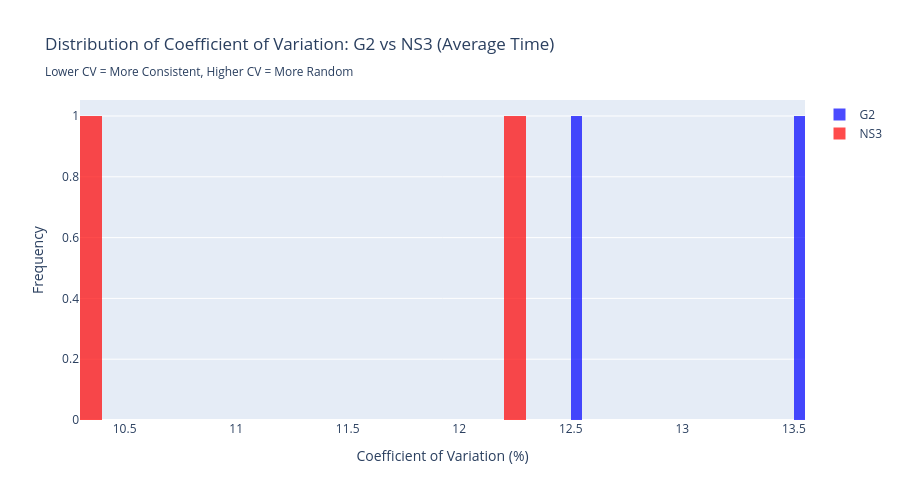
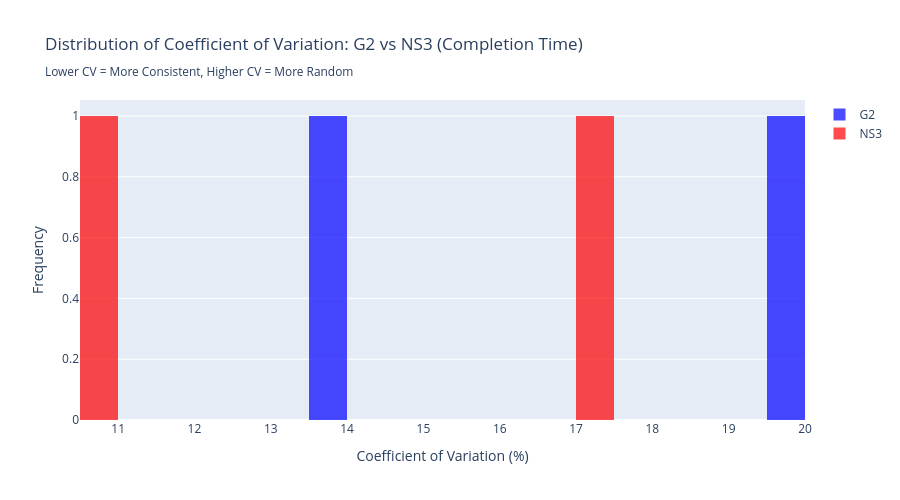
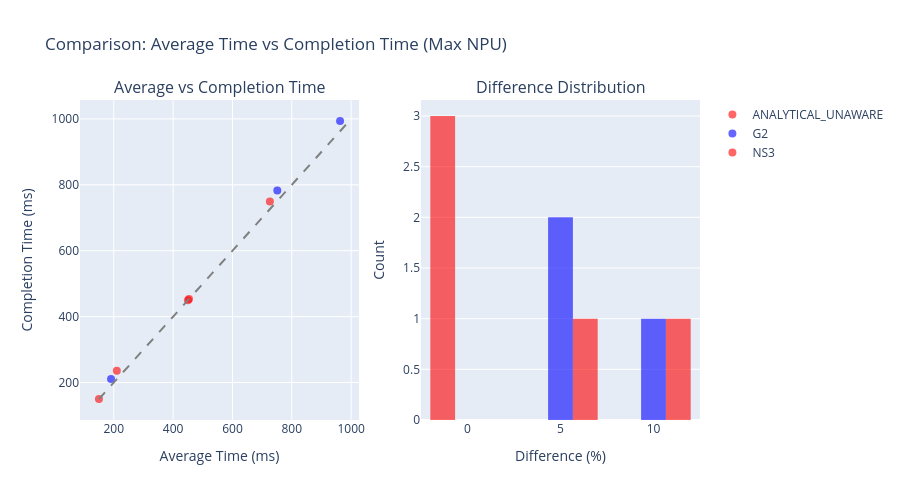

The notebook cell these images were saved under, in order:
### Code cell
# --- Statistical Summary of Randomness Effects ---

print(f"\n{'='*80}")
print("DETAILED STATISTICAL ANALYSIS: Average vs Completion Time")
print(f"{'='*80}\n")

# Analyze both metrics
for metric_col, metric_name in [('avg_time', 'Average Time'), ('max_time', 'Completion Time')]:
    print(f"\n{'='*40}")
    print(f"METRIC: {metric_name}")
    print(f"{'='*40}\n")
    
    # Create comparison table
    comparison_data = []
    for group_keys, group_df in comp_df.groupby(['workload', 'group_id', 'topology']):
        wl, gid, topo = group_keys
        
        g2_runs = group_df[group_df['sim_type'] == 'G2']
        ns3_runs = group_df[group_df['sim_type'] == 'NS3']
        
        if g2_runs.empty or ns3_runs.empty:
            continue
        
        g2_times = g2_runs[metric_col]
        ns3_times = ns3_runs[metric_col]
        
        comparison_data.append({
            'Workload': wl,
            'Group': gid,
            'Topology': topo,
            'G2 Mean (ms)': g2_times.mean() / 1_000_000,
            'G2 Std (ms)': g2_times.std() / 1_000_000,
            'G2 CV (%)': (g2_times.std() / g2_times.mean() * 100) if g2_times.mean() > 0 else 0,
            'G2 Runs': len(g2_runs),
            'NS3 Mean (ms)': ns3_times.mean() / 1_000_000,
            'NS3 Std (ms)': ns3_times.std() / 1_000_000,
            'NS3 CV (%)': (ns3_times.std() / ns3_times.mean() * 100) if ns3_times.mean() > 0 else 0,
            'NS3 Runs': len(ns3_runs),
            'Mean Divergence (%)': ((ns3_times.mean() - g2_times.mean()) / g2_times.mean() * 100),
            'Best NS3 vs G2 Mean (%)': ((ns3_times.min() - g2_times.mean()) / g2_times.mean() * 100),
            'Worst NS3 vs G2 Mean (%)': ((ns3_times.max() - g2_times.mean()) / g2_times.mean() * 100),
        })

    comparison_summary_df = pd.DataFrame(comparison_data)

    # Display summary statistics
    print(f"--- Summary Statistics for {metric_name} ---\n")
    print(f"G2 Variability:")
    print(f"  Average CV: {comparison_summary_df['G2 CV (%)'].mean():.3f}%")
    print(f"  Std Dev of CV: {comparison_summary_df['G2 CV (%)'].std():.3f}%")
    print(f"  Max CV: {comparison_summary_df['G2 CV (%)'].max():.3f}%")
    print()
    print(f"NS3 Variability:")
    print(f"  Average CV: {comparison_summary_df['NS3 CV (%)'].mean():.3f}%")
    print(f"  Std Dev of CV: {comparison_summary_df['NS3 CV (%)'].std():.3f}%")
    print(f"  Max CV: {comparison_summary_df['NS3 CV (%)'].max():.3f}%")
    print()
    print(f"Divergence Analysis:")
    print(f"  Mean Divergence: {comparison_summary_df['Mean Divergence (%)'].mean():.2f}%")
    print(f"  Best Case (Best NS3 vs G2): {comparison_summary_df['Best NS3 vs G2 Mean (%)'].mean():.2f}%")
    print(f"  Worst Case (Worst NS3 vs G2): {comparison_summary_df['Worst NS3 vs G2 Mean (%)'].mean():.2f}%")
    print()

    # Display sorted table
    print(f"\n--- Top 10 Configurations by NS3 Variability (CV) for {metric_name} ---")
    display(comparison_summary_df.sort_values('NS3 CV (%)', ascending=False).head(10))

    # Create comparison visualization
    fig = go.Figure()

    fig.add_trace(go.Histogram(
        x=comparison_summary_df['G2 CV (%)'],
        name='G2',
        opacity=0.7,
        marker_color='blue',
        nbinsx=20
    ))

    fig.add_trace(go.Histogram(
        x=comparison_summary_df['NS3 CV (%)'],
        name='NS3',
        opacity=0.7,
        marker_color='red',
        nbinsx=20
    ))

    fig.update_layout(
        title=f'Distribution of Coefficient of Variation: G2 vs NS3 ({metric_name})<br><sub>Lower CV = More Consistent, Higher CV = More Random</sub>',
        xaxis_title='Coefficient of Variation (%)',
        yaxis_title='Frequency',
        barmode='overlay',
        height=500
    )

    fig.show()

# --- Comparison between Average and Max metrics ---
print(f"\n{'='*80}")
print("COMPARISON: Average Time vs Completion Time (Max)")
print(f"{'='*80}\n")

# Calculate differences between avg and max for each sim type
comparison_avg_max = []
for group_keys, group_df in comp_df.groupby(['workload', 'group_id', 'topology', 'sim_type']):
    wl, gid, topo, sim = group_keys
    
    avg_mean = group_df['avg_time'].mean() / 1_000_000
    max_mean = group_df['max_time'].mean() / 1_000_000
    diff_pct = ((max_mean - avg_mean) / avg_mean * 100) if avg_mean > 0 else 0
    
    comparison_avg_max.append({
        'Workload': wl,
        'Group': gid,
        'Topology': topo,
        'Sim Type': sim,
        'Avg Time (ms)': avg_mean,
        'Max Time (ms)': max_mean,
        'Difference (ms)': max_mean - avg_mean,
        'Difference (%)': diff_pct
    })

avg_max_df = pd.DataFrame(comparison_avg_max)

print("--- How much higher is Completion Time vs Average Time? ---\n")
for sim_type in avg_max_df['Sim Type'].unique():
    sim_data = avg_max_df[avg_max_df['Sim Type'] == sim_type]
    print(f"{sim_type}:")
    print(f"  Average difference: {sim_data['Difference (%)'].mean():.2f}%")
    print(f"  Median difference: {sim_data['Difference (%)'].median():.2f}%")
    print(f"  Max difference: {sim_data['Difference (%)'].max():.2f}%")
    print()

# Visualization
fig = make_subplots(
    rows=1, cols=2,
    subplot_titles=('Average vs Completion Time', 'Difference Distribution')
)

for sim_type in avg_max_df['Sim Type'].unique():
    sim_data = avg_max_df[avg_max_df['Sim Type'] == sim_type]
    color = 'blue' if sim_type == 'G2' else 'red'
    
    fig.add_trace(go.Scatter(
        x=sim_data['Avg Time (ms)'],
        y=sim_data['Max Time (ms)'],
        mode='markers',
        name=sim_type,
        marker=dict(color=color, size=8, opacity=0.6)
    ), row=1, col=1)

# Add diagonal line
min_val = avg_max_df[['Avg Time (ms)', 'Max Time (ms)']].min().min()
max_val = avg_max_df[['Avg Time (ms)', 'Max Time (ms)']].max().max()
fig.add_trace(go.Scatter(
    x=[min_val, max_val],
    y=[min_val, max_val],
    mode='lines',
    name='y=x',
    line=dict(dash='dash', color='gray'),
    showlegend=False
), row=1, col=1)

# Histogram of differences
for sim_type in avg_max_df['Sim Type'].unique():
    sim_data = avg_max_df[avg_max_df['Sim Type'] == sim_type]
    color = 'blue' if sim_type == 'G2' else 'red'
    
    fig.add_trace(go.Histogram(
        x=sim_data['Difference (%)'],
        name=f'{sim_type} Diff',
        marker_color=color,
        opacity=0.6,
        showlegend=False
    ), row=1, col=2)

fig.update_xaxes(title_text="Average Time (ms)", row=1, col=1)
fig.update_yaxes(title_text="Completion Time (ms)", row=1, col=1)
fig.update_xaxes(title_text="Difference (%)", row=1, col=2)
fig.update_yaxes(title_text="Count", row=1, col=2)

fig.update_layout(
    title='Comparison: Average Time vs Completion Time (Max NPU)',
    height=500,
    showlegend=True
)

fig.show()

print(f"\n{'='*80}\n")

### Figure 1 — Plotly figure (JSON) as saved in the notebook; plotly's stock layout.template omitted (floating-point values rounded to 4 significant figures)
{"data": [{"marker": {"color": "blue"}, "name": "G2", "nbinsx": 20, "opacity": 0.7, "type": "histogram", "x": [12.53, 13.51]}, {"marker": {"color": "red"}, "name": "NS3", "nbinsx": 20, "opacity": 0.7, "type": "histogram", "x": [12.28, 10.3]}], "layout": {"barmode": "overlay", "height": 500, "title": {"text": "Distribution of Coefficient of Variation: G2 vs NS3 (Average Time)<br><sub>Lower CV = More Consistent, Higher CV = More Random</sub>"}, "xaxis": {"title": {"text": "Coefficient of Variation (%)"}}, "yaxis": {"title": {"text": "Frequency"}}}}

### Figure 2 — Plotly figure (JSON) as saved in the notebook; plotly's stock layout.template omitted (floating-point values rounded to 4 significant figures)
{"data": [{"marker": {"color": "blue"}, "name": "G2", "nbinsx": 20, "opacity": 0.7, "type": "histogram", "x": [19.93, 13.68]}, {"marker": {"color": "red"}, "name": "NS3", "nbinsx": 20, "opacity": 0.7, "type": "histogram", "x": [17.47, 10.54]}], "layout": {"barmode": "overlay", "height": 500, "title": {"text": "Distribution of Coefficient of Variation: G2 vs NS3 (Completion Time)<br><sub>Lower CV = More Consistent, Higher CV = More Random</sub>"}, "xaxis": {"title": {"text": "Coefficient of Variation (%)"}}, "yaxis": {"title": {"text": "Frequency"}}}}

### Figure 3 — Plotly figure (JSON) as saved in the notebook; plotly's stock layout.template omitted (floating-point values rounded to 4 significant figures)
{"data": [{"marker": {"color": "red", "opacity": 0.6, "size": 8}, "mode": "markers", "name": "ANALYTICAL_UNAWARE", "type": "scatter", "x": [150.0, 453.6, 450.0], "xaxis": "x", "y": [150.0, 453.6, 450.0], "yaxis": "y"}, {"marker": {"color": "blue", "opacity": 0.6, "size": 8}, "mode": "markers", "name": "G2", "type": "scatter", "x": [190.8, 751.2, 962.7], "xaxis": "x", "y": [211.0, 782.8, 993.7], "yaxis": "y"}, {"marker": {"color": "red", "opacity": 0.6, "size": 8}, "mode": "markers", "name": "NS3", "type": "scatter", "x": [210.2, 726.2], "xaxis": "x", "y": [235.9, 749.6], "yaxis": "y"}, {"line": {"color": "gray", "dash": "dash"}, "mode": "lines", "name": "y=x", "showlegend": false, "type": "scatter", "x": [150.0, 993.7], "xaxis": "x", "y": [150.0, 993.7], "yaxis": "y"}, {"marker": {"color": "red"}, "name": "ANALYTICAL_UNAWARE Diff", "opacity": 0.6, "showlegend": false, "type": "histogram", "x": [0.0, 0.0, 0.0], "xaxis": "x2", "yaxis": "y2"}, {"marker": {"color": "blue"}, "name": "G2 Diff", "opacity": 0.6, "showlegend": false, "type": "histogram", "x": [10.54, 4.202, 3.224], "xaxis": "x2", "yaxis": "y2"}, {"marker": {"color": "red"}, "name": "NS3 Diff", "opacity": 0.6, "showlegend": false, "type": "histogram", "x": [12.24, 3.225], "xaxis": "x2", "yaxis": "y2"}], "layout": {"annotations": [{"font": {"size": 16}, "showarrow": false, "text": "Average vs Completion Time", "x": 0.225, "xanchor": "center", "xref": "paper", "y": 1, "yanchor": "bottom", "yref": "paper"}, {"font": {"size": 16}, "showarrow": false, "text": "Difference Distribution", "x": 0.775, "xanchor": "center", "xref": "paper", "y": 1, "yanchor": "bottom", "yref": "paper"}], "height": 500, "showlegend": true, "title": {"text": "Comparison: Average Time vs Completion Time (Max NPU)"}, "xaxis": {"anchor": "y", "domain": [0, 0.45], "title": {"text": "Average Time (ms)"}}, "xaxis2": {"anchor": "y2", "domain": [0.55, 1], "title": {"text": "Difference (%)"}}, "yaxis": {"anchor": "x", "domain": [0, 1], "title": {"text": "Completion Time (ms)"}}, "yaxis2": {"anchor": "x2", "domain": [0, 1], "title": {"text": "Count"}}}}
